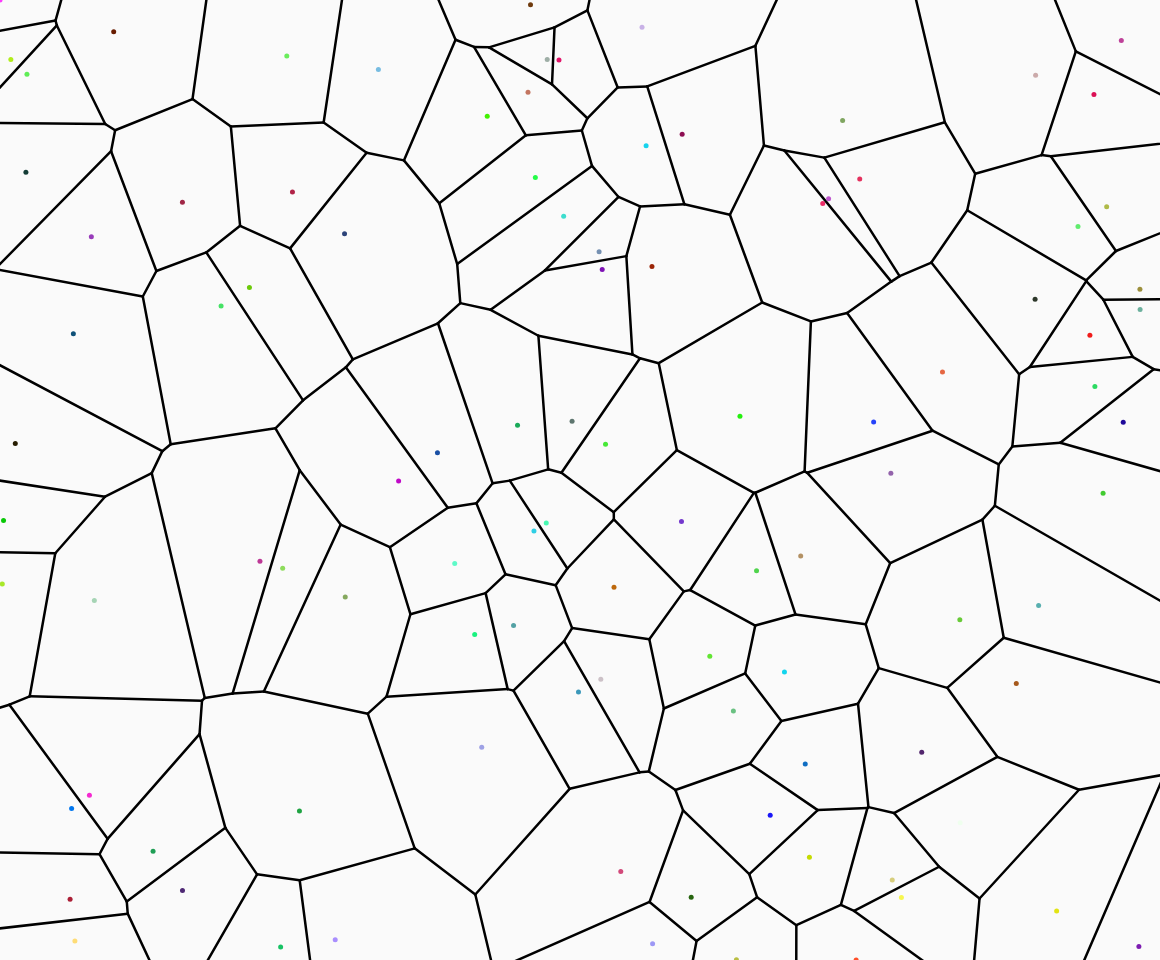
Frame 1 (no input)
Frame 60 (no input): identical to frame 1, image omitted
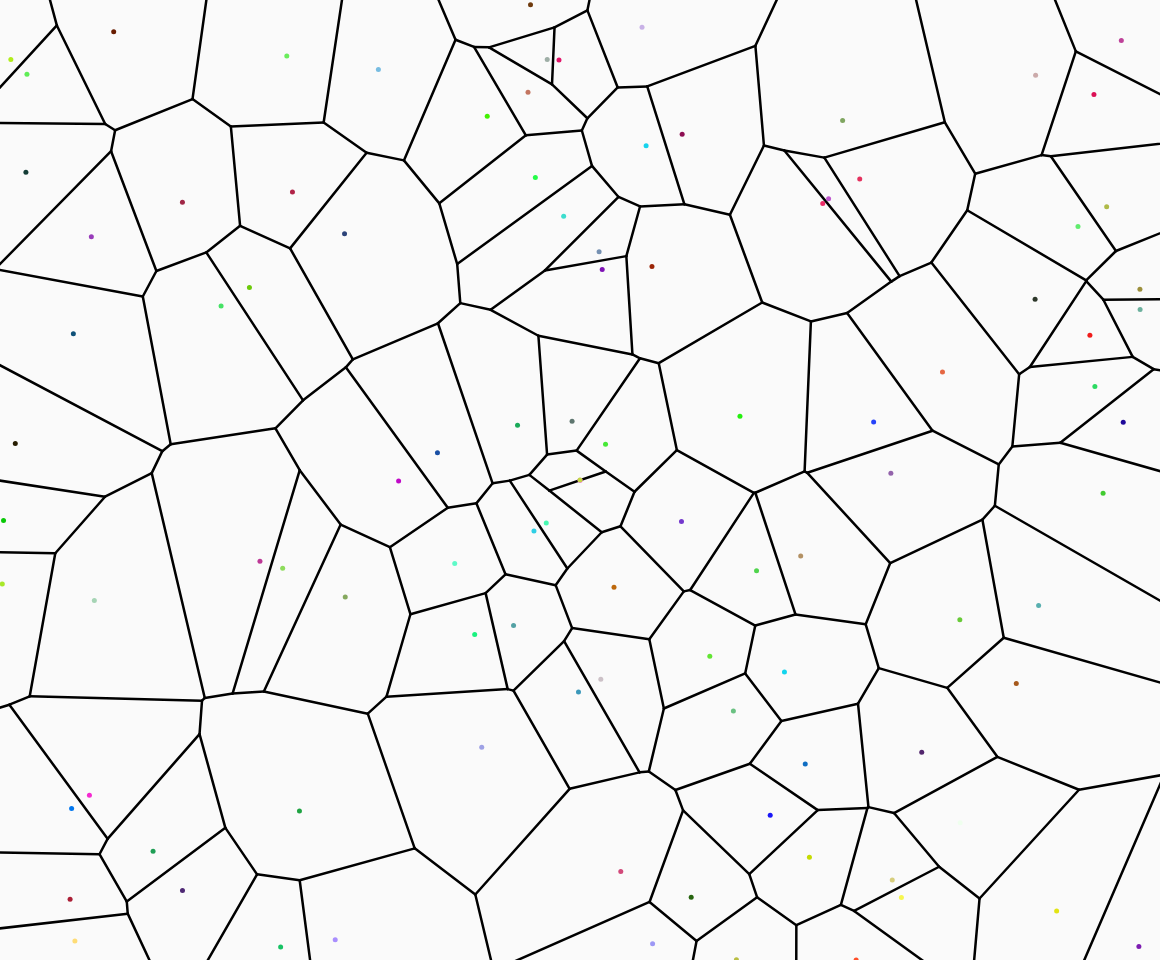
Frame 120 (the mouse pressed at the canvas centre since frame 60)

The p5.js sketch that drew these frames (run headless with seeded random() and noise() and a simulated clock; from frame 60 on, the mouse is pressed at the canvas centre):

// p5.js sketch
// ── sketch.js
const pointCount = 100;
const points = [];
const pointColors = [];

const v = new Voronoi();

let width;
let height;

function updateDimensions() {
  width = windowWidth - 40;
  height = windowHeight - 40;
}

function randomColor() {
  let [r, g, b] = [random() * 255, random() * 255, random() * 255];
  return color(r, g, b);
}

function setup() {
  updateDimensions();
  createCanvas(width, height);
  for (let i = 0; i < pointCount; ++i) {
    let [x, y] = [random() * width, random() * height];
    points.push(new Point(x, y));
    pointColors.push(randomColor());
  }
}
function windowResized() {
  updateDimensions();
  resizeCanvas(width, height);
}

function draw() {
  background(250);

  v.compute(points, width, height);

  strokeWeight(2.5);

  if (v.edges) {
    let lineColor = color(0, 0, 0);
    stroke(lineColor);
    v.edges.forEach(edge => edge.draw());
  }

  strokeWeight(5);
  points.forEach((point, i) => point.draw(pointColors[i]));
}

function getMouseX() {
  return constrain(mouseX, 0, width);
}
function getMouseY() {
  return constrain(mouseY, 0, height);
}

function mouseMoved() {
  let last = points[points.length - 1];
  last.x = getMouseX();
  last.y = getMouseY();
}

function mousePressed() {
  var last = points[points.length - 1];
  last.x += random();
  last.y += random();
  points.push(new Point(getMouseX(), getMouseY()));
  pointColors.push(randomColor());
}

// ── Point.js
class Point {
  constructor(x, y) {
    this.x = x;
    this.y = y;

    this.polygon = null;
  }
  static distance(a, b) {
    return sqrt(sq(b.x - a.x) + sq(b.y - a.y));
  }
  distanceTo(other) {
    return Point.distance(this, other);
  }
  draw(color) {
    if (color) stroke(color);
    point(this.x, this.y);
  }
}

// ── VEdge.js
class VEdge {
  constructor(start, left, right) {
    this.start = start; // start point
    this.end = undefined; // end point

    this.left = left; // point on left
    this.right = right; // point on right

    this.intersected = false;
    this.iCounted = false;

    this.neighbour = null;
  }
  static getIntersection(a, b) {
    let I = getLineIntersection(a.start, a.B, b.start, b.B);

    // wrong direction of edge
    let wd =
      (I.x - a.start.x) * a.direction.x < 0 ||
      (I.y - a.start.y) * a.direction.y < 0 ||
      (I.x - b.start.x) * b.direction.x < 0 ||
      (I.y - b.start.y) * b.direction.y < 0;

    if (wd) return null;
    return I;
  }

  get f() {
    let a = this.left;
    let b = this.right;
    return (b.x - a.x) / (a.y - b.y);
  }

  get g() {
    let s = this.start;
    return s.y - this.f * s.x;
  }

  get direction() {
    let a = this.left;
    let b = this.right;
    return new Point(b.y - a.y, -(b.x - a.x));
  }

  get B() {
    let s = this.start;
    return new Point(s.x + this.direction.x, s.y + this.direction.y);
  }

  draw() {
    let s = this.start;
    let e = this.end;
    if (!s || !e) return;
    line(s.x, s.y, e.x, e.y);
  }
}

// ── VEvent.js
class VEvent {
  constructor(point, pe) {
    this.point = point;
    this.isPointEvent = pe;
    this.y = point.y;

    this.arch = null;
  }

  static compare(a, b) {
    return a.y > b.y ? 1 : -1;
  }
}

// ── VParabola.js
class VParabola {
  constructor(site) {
    this.site = site;

    this.parent = null;
    this._left = null;
    this._right = null;

    this.cirleEvent = null;

    this.isLeaf = this.site != null;

    //this.edge = null;
  }

  get left() {
    return this._left;
  }
  set left(p) {
    this._left = p;
    p.parent = this;
  }

  get right() {
    return this._right;
  }
  set right(p) {
    this._right = p;
    p.parent = this;
  }

  get leftLeaf() {
    let par = this.left;
    while (!par.isLeaf) par = par.right;
    return par;
  }

  get rightLeaf() {
    let par = this.right;
    while (!par.isLeaf) par = par.left;
    return par;
  }

  get leftBranchRoot() {
    let parent = this.parent;
    let child = this;
    while (parent.left == child) {
      if (!parent.parent) return null;
      child = parent;
      parent = parent.parent;
    }
    return parent;
  }

  get rightBranchRoot() {
    let parent = this.parent;
    let child = this;
    while (parent.right == child) {
      if (!parent.parent) return null;
      child = parent;
      parent = parent.parent;
    }
    return parent;
  }

  getCoefficients(y0) {
    let p = this.site;
    let dp = 2 * (p.y - y0);
    let a = 1 / dp;
    let b = (-2 * p.x) / dp;
    let c = y0 + dp * 0.25 + sq(p.x) / dp;
    return [a, b, c];
  }

  evaluateAt(x, y0) {
    let [a, b, c] = this.getCoefficients(y0);
    return a * sq(x) + b * x + c;
  }

  getChildIntersectionX(y0) {
    let left = this.leftLeaf;
    let right = this.rightLeaf;

    let [a1, b1, c1] = left.getCoefficients(y0);
    let [a2, b2, c2] = right.getCoefficients(y0);

    let a = a1 - a2;
    let b = b1 - b2;
    let c = c1 - c2;

    // if a is 0 then function is linear
    if (a === 0) return -c / b;

    let disc = sq(b) - 4 * a * c;
    let x1 = (-b + sqrt(disc)) / (2 * a);
    let x2 = (-b - sqrt(disc)) / (2 * a);

    return left.site.y < right.site.y ? max(x1, x2) : min(x1, x2);
  }
}

// ── VPolygon.js
class VPolygon {
  constructor() {
    this.vertices = [];
  }

  get size() {
    return this.vertices.length;
  }

  get first() {
    if (this.size < 1) return;
    return this.vertices[0];
  }

  get last() {
    if (this.size < 1) return;
    return this.vertices[this.size - 1];
  }

  addRight(p) {
    this.vertices.push(p);
  }
  addLeft(p) {
    this.vertices.unshift(p);
  }

  draw() {
    noFill();
    beginShape();
    this.vertices.forEach(v => vertex(v.x, v.y));
    endShape(CLOSE);
  }
}

// ── VQueue.js
class VQueue {
  constructor() {
    this._q = [];
  }

  get isEmpty() {
    return this._q.length === 0;
  }

  enqueue(e) {
    this._q.push(e);
  }
  dequeue() {
    this._q.sort(VEvent.compare);
    return this._q.pop();
  }

  remove(e) {
    let i = this._q.findIndex(event => event == e);
    this._q.splice(i, 1);
  }

  clear() {
    this._q = [];
  }
}

// ── Voronoi.js
class Voronoi {
  constructor() {
    this.root = null;

    this.places = null;
    this.edges = null;
    this.queue = new VQueue();

    this.width = 0;
    this.heght = 0;
    this.ly = 0;
  }

  get polygons() {
    if (!this.places) return [];
    return this.places.map(place => place.polygon);
  }

  compute(p, width, height) {
    this.root = null;

    this.places = p;
    this.edges = [];

    this.queue.clear();

    this.width = width;
    this.height = height;

    this.ly = 0;

    if (p.length < 2) return;

    for (let i = 0; i < this.places.length; i++) {
      this.places[i].polygon = new VPolygon();
      this.queue.enqueue(new VEvent(this.places[i], true));
    }

    while (!this.queue.isEmpty) {
      let e = this.queue.dequeue();
      this.ly = e.point.y;
      if (e.isPointEvent) this.insertParabola(e.point);
      else this.removeParabola(e);
    }

    let finishEdge = n => {
      let mx =
        n.edge.direction.x > 0.0
          ? max(this.width, n.edge.start.x + 10)
          : min(0.0, n.edge.start.x - 10);
      n.edge.end = new Point(mx, n.edge.f * mx + n.edge.g);

      if (!n.left.isLeaf) finishEdge(n.left);
      if (!n.right.isLeaf) finishEdge(n.right);
    };
    finishEdge(this.root);
    this.edges.forEach(edge => {
      if (edge.neighbour) edge.start = edge.neighbour.end;
    });
  }

  insertParabola(point) {
    if (!this.root) {
      this.root = new VParabola(point);
      return;
    }
    // first two places at basically the same height
    if (this.root.isLeaf && this.root.site.y - point.y < 0.01) {
      let firstPoint = this.root.site;
      this.root.isLeaf = false;
      this.root.left = new VParabola(firstPoint);
      this.root.right = new VParabola(point);

      let start = new Point((point.x + firstPoint.x) / 2, this.height);
      this.root.edge =
        point.x > firstPoint.x
          ? new VEdge(start, firstPoint, point)
          : new VEdge(start, point, firstPoint);
      this.edges.push(this.root.edge);
      return;
    }

    let par = this.getParabolaByX(point.x);
    if (par.cirleEvent) {
      this.queue.remove(par.cirleEvent);
      par.cirleEvent = null;
    }

    par.right = new VParabola(par.site);
    par.left = new VParabola();
    par.left.left = new VParabola(par.site);
    par.left.right = new VParabola(point);
    par.isLeaf = false;

    // add edges
    {
      let start = new Point(point.x, par.evaluateAt(point.x, this.ly));

      let rightEdge = new VEdge(start, point, par.site);
      let leftEdge = new VEdge(start, par.site, point);
      leftEdge.neighbour = rightEdge;

      par.edge = rightEdge;
      par.left.edge = leftEdge;

      this.edges.push(leftEdge);
    }

    this.checkCircle(par.left.left);
    this.checkCircle(par.right);
  }
  removeParabola(e) {
    let p1 = e.arch;

    let xl = p1.leftBranchRoot;
    let xr = p1.rightBranchRoot;

    let p0 = xl ? xl.leftLeaf : null;
    let p2 = xr ? xr.rightLeaf : null;

    if (p0.cirleEvent) {
      this.queue.remove(p0.cirleEvent);
      p0.cirleEvent = null;
    }
    if (p2.cirleEvent) {
      this.queue.remove(p2.cirleEvent);
      p2.cirleEvent = null;
    }

    let p = new Point(e.point.x, p1.evaluateAt(e.point.x, this.ly));

    if (p0.site.polygon.last == p1.site.polygon.first)
      p1.site.polygon.addLeft(p);
    else p1.site.polygon.addRight(p);

    p0.site.polygon.addRight(p);
    p2.site.polygon.addLeft(p);

    xl.edge.end = p;
    xr.edge.end = p;

    let higher;
    let parent = p1.parent;
    while (parent != null) {
      if (parent == xl) higher = xl;
      if (parent == xr) higher = xr;
      parent = parent.parent;
    }

    higher.edge = new VEdge(p, p0.site, p2.site);
    this.edges.push(higher.edge);

    let gparent = p1.parent.parent;
    if (p1.parent.left == p1) {
      if (gparent.left == p1.parent) gparent.left = p1.parent.right;
      else gparent.right = p1.parent.right;
    } else {
      if (gparent.left == p1.parent) gparent.left = p1.parent.left;
      else gparent.right = p1.parent.left;
    }

    this.checkCircle(p0);
    this.checkCircle(p2);
  }
  getParabolaByX(x) {
    let par = this.root;
    while (!par.isLeaf) {
      par = par.getChildIntersectionX(this.ly) > x ? par.left : par.right;
    }
    return par;
  }
  checkCircle(par) {
    let lp = par.leftBranchRoot;
    let rp = par.rightBranchRoot;

    let a = lp ? lp.leftLeaf : null;
    let c = rp ? rp.rightLeaf : null;

    if (!a || !c || a.site == c.site) return;

    let point = VEdge.getIntersection(lp.edge, rp.edge);
    if (!point) return;

    let d = a.site.distanceTo(point);
    if (point.y - d >= this.ly) return;

    let e = new VEvent(new Point(point.x, point.y - d), false);
    par.cirleEvent = e;
    e.arch = par;

    this.queue.enqueue(e);
  }
}

// ── util.js
const getLineIntersection = (a1, a2, b1, b2) => {
  let dax = a1.x - a2.x;
  let dbx = b1.x - b2.x;
  let day = a1.y - a2.y;
  let dby = b1.y - b2.y;

  let Den = dax * dby - day * dbx;
  if (Den == 0) return null; // parallel

  let A = a1.x * a2.y - a1.y * a2.x;
  let B = b1.x * b2.y - b1.y * b2.x;

  return new Point((A * dbx - dax * B) / Den, (A * dby - day * B) / Den);
};
